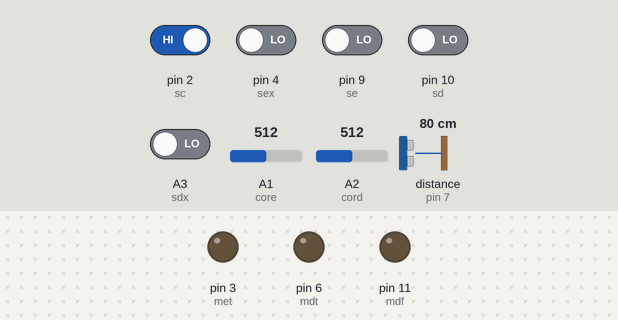
Bench run of a sketch on a simulated Arduino Uno, built with avr-gcc and run on an emulated ATmega328P. Shown: output pins drawn as LEDs (lit = HIGH). The test bench sets the inputs (shaded band); at power-on: pin 2 (sc) HIGH, A3 (sdx), pin 4 (sex), pin 9 (se), pin 10 (sd) LOW, distance to the obstacle (sensor on pin 7) 80 cm, A1 (core) = 512, A2 (cord) = 512. The echo pulse lasts 58.3 µs per cm; pins used as bus, display or sensor lines are not drawn.

Above: at 3.2 s.
3.3 s: distance to the obstacle (sensor on pin 7) set to 8 cm
4.8 s: distance to the obstacle (sensor on pin 7) set to 5 cm
At 8.1 s:
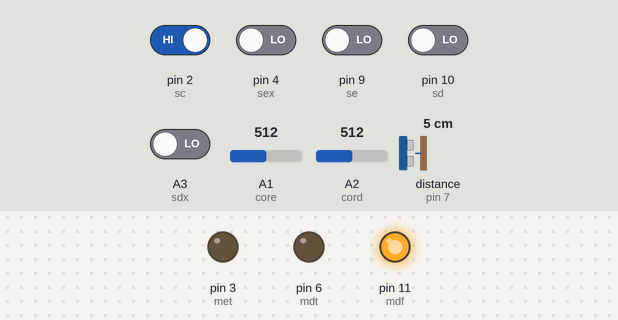
10.8 s: pin 2 (sc) driven LOW
At 13.7 s:
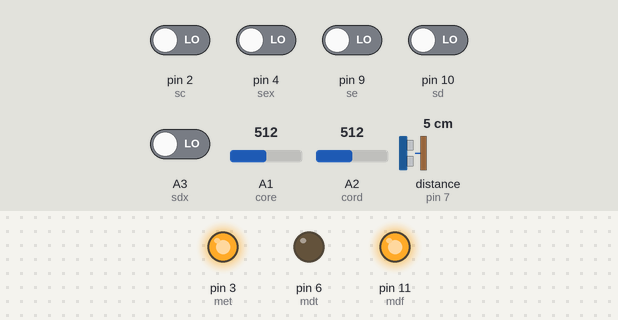
13.8 s: distance to the obstacle (sensor on pin 7) set to 9 cm
At 14.95 s:
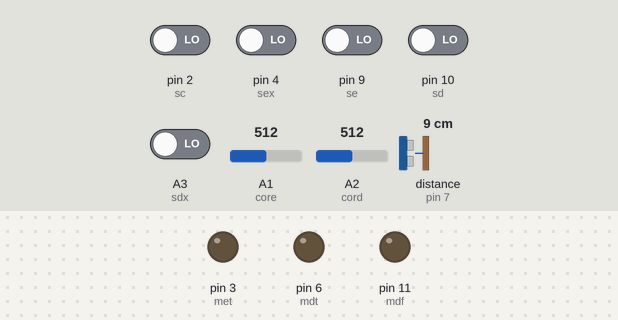
16.8 s: A1 (core) set to 55
18.6 s: A1 (core) set to 52
At 20.4 s:
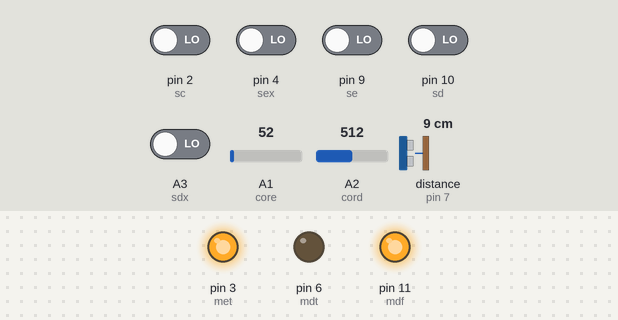
Timing chart, 0 to 22.2 s (numbered marks = the images above; inputs shaded):
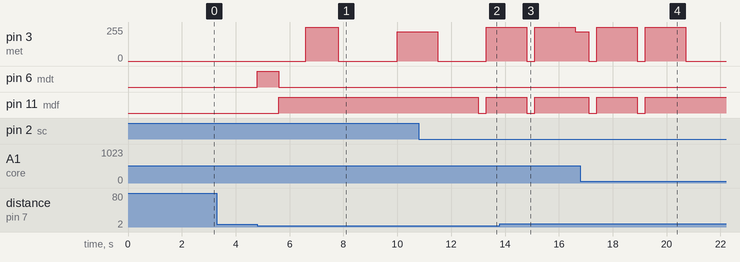

The sketch:

PROGRAMA_FINAL__2_.ino
```cpp
#include <Ultrasonic.h>

#define TRIGGER_PIN  12
#define ECHO_PIN     7

Ultrasonic ultrasonic(TRIGGER_PIN, ECHO_PIN);

int mdf = 11, mdt = 6, mef = 5, met = 3;
int sdx = A3, sd = 10, sc = 2, se = 9, sex = 4, cord = A2, core = A1;
int lsdx = 0, lsd = 0, lsc = 0, lsex = 0, lse = 0, lcord = 0, lcore = 0;
int controle = 0;
int ultra = 0;

void setup() {
  // put your setup code here, to run once:
  pinMode(mdf, OUTPUT);
  pinMode(mdt, OUTPUT);
  pinMode(mef, OUTPUT);
  pinMode(met, OUTPUT);
  pinMode(sdx, INPUT);
  pinMode(sd, INPUT);
  pinMode(sc, INPUT);
  pinMode(sex, INPUT);
  pinMode(se, INPUT);
  pinMode(core, INPUT);
  pinMode(cord, INPUT);
  delay (2000);
}

void loop() {

  lsd = digitalRead(sd);
  lsc = digitalRead(sc);
  lse = digitalRead(se);
  lsdx = digitalRead(sdx);
  lsex = digitalRead(sex);
  lcord = analogRead(cord);
  lcore = analogRead(core);

  // Seguir Linha
  if (lsex == 1 && lse == 1 && lsc == 0 && lsd == 1 && lsdx == 1) {
    analogWrite (mdt, 0);
    analogWrite (met, 0);
    analogWrite (mef, 255);
    analogWrite (mdf, 255);
  }

  // Alinhar Esquerdo
  if (lsex == 1 && lse == 0 && lsc == 1 && lsd == 1 && lsdx == 1) {
    analogWrite (mdt, 0);
    analogWrite (mef, 0);
    analogWrite (mdf, 255);
    analogWrite (met, 255);
  }

  // Alinhar Esquerdo Extremo
  if (lsex == 0 && lse == 1 && lsc == 1 && lsd == 1 && lsdx == 1) {
    analogWrite (mdt, 0);
    analogWrite (mef, 0);
    analogWrite (mdf, 255);
    analogWrite (met, 255);
  }

  // Alinhar Direito
  if (lsex == 1 && lse == 1 && lsc == 1 && lsd == 0 && lsdx == 1) {
    analogWrite (met, 0);
    analogWrite (mdf, 0);
    analogWrite (mdt, 255);
    analogWrite (mef, 255);
  }

  // Alinhar Direito Extremo
  if (lsex == 1 && lse == 1 && lsc == 1 && lsd == 1 && lsdx == 0) {
    analogWrite (met, 0);
    analogWrite (mdf, 0);
    analogWrite (mdt, 255);
    analogWrite (mef, 255);
  }

  //Quadradinho Verde Meia Volta
  if (lcore >= 53 && lsex == 0 && lse == 0 && lsc == 0 && lsd == 0 && lsdx == 0  && lcord >= 34) {
    //virar pra esquerda em 180 graus
    analogWrite (mdf, 0);
    analogWrite (mef, 0);
    analogWrite (met, 0);
    analogWrite (mdt, 0);
    delay (300);
    analogWrite (mdf, 255);
    analogWrite (met, 255);
    delay (1500);
  }

  // Curva de 90º Esquerda
  if (lsex == 0 && lse == 0 && lsc == 0 && lsd == 1 && lsdx == 1) {
    analogWrite (mdf, 0);
    analogWrite (mef, 0);
    analogWrite (met, 0);
    analogWrite (mdt, 0);
    analogWrite (mdf, 255);
    analogWrite (mef, 255);
    delay (500);
    analogWrite (mdf, 0);
    analogWrite (mef, 0);
    controle = 1;
  }
  // Segundo If Curva de 90° esquerda
  if (lsex == 1 && lse == 1 && lsc == 1 && lsd == 1 && lsdx == 1 && controle == 1) {
    analogWrite (met, 255);
    analogWrite (mdt, 255);
    delay (600);
    analogWrite (met, 0);
    analogWrite (mdt, 0);
    analogWrite (met, 255);
    analogWrite (mdf, 255);
    delay (300);
    controle = 0;
  }

  //Curva de 90° Direita
  if (lsex == 1 && lse == 1 && lsc == 0 && lsd == 0 && lsdx == 0) {
    analogWrite (mdf, 0);
    analogWrite (mef, 0);
    analogWrite (met, 0);
    analogWrite (mdt, 0);
    analogWrite (mdf, 255);
    analogWrite (mef, 255);
    delay (500);
    analogWrite (mdf, 0);
    analogWrite (mef, 0);
    controle = 2;
  }
  //Segundo IF Curva de 90° Direita
  if (lsex == 1 && lse == 1 && lsc == 1 && lsd == 1 && lsdx == 1 && controle == 2) {
    analogWrite (mdt, 255);
    analogWrite (met, 255);
    delay (600);
    analogWrite (mdt, 0);
    analogWrite (met, 0);
    analogWrite (mef, 255);
    analogWrite (mdt, 255);
    delay (300);
    controle = 0;
  }

  // GAP E CRUZAMENTO
  if (lsex == 0 && lse == 0 && lsc == 0 && lsd == 0 && lsdx == 0) {
    analogWrite (mdt, 0);
    analogWrite (met, 0);
    analogWrite (mef, 255);
    analogWrite (mdf, 255);
  }

  // Quadradinho Verde Esquerda e Cruzamento
  if (((lcore >= 53) && (lsex == 0 && lse == 0 && lsc == 0 && lsd == 1 && lsdx == 1 && ( lcord <= 30))) || ((lcore >= 53) && (lsex == 0 && lse == 0 && lsc == 0 && lsd == 0 && lsdx == 0 && ( lcord <= 30)))) {
    analogWrite (mdf, 0);
    analogWrite (mef, 0);
    analogWrite (met, 0);
    analogWrite (mdt, 0);
    delay (300);
    analogWrite (mdf, 255);
    analogWrite (met, 255);
    delay (500);
  }

  // Quadradinho Verde Direita e cruzamento
  if ((((lcore <= 50) && lsex == 1 && lse == 1 && lsc == 0 && lsd == 0 && lsdx == 0) && (lcord >= 34)) || (((lcore <= 50) && lsex == 0 && lse == 0 && lsc == 0 && lsd == 0 && lsdx == 0) && (lcord >= 34))) {
    analogWrite (mdf, 0);
    analogWrite (mef, 0);
    analogWrite (met, 0);
    analogWrite (mdt, 0);
    delay (300);
    analogWrite (mef, 255);
    analogWrite (mdt, 255);
    delay (500);
  }

  //Quadradinho Verde Meia Volta
  if (lcore >= 53 && lsex == 0 && lse == 0 && lsc == 0 && lsd == 0 && lsdx == 0  && lcord >= 34) {
    //virar pra esquerda em 180 graus
    analogWrite (mdf, 0);
    analogWrite (mef, 0);
    analogWrite (met, 0);
    analogWrite (mdt, 0);
    delay (300);
    analogWrite (mdf, 255);
    analogWrite (met, 255);
    delay (1500);
  }

  long distancia = ultrasonic.timing();

  //ultrassonico
  if (distancia <= 400) {

    //virar direita
    analogWrite(mdf, 0);
    analogWrite(met, 0);
    analogWrite(mdt, 255);
    analogWrite(mef, 255);
    delay (800);

    // seguir reto
    analogWrite(mdt, 0);
    analogWrite(met, 0);
    analogWrite(mdf, 255);
    analogWrite(mef, 220);
    delay (1000);

    //virar esquerda
    analogWrite(mdf, 0);
    analogWrite(mdf, 0);
    analogWrite(mdf, 255);
    analogWrite(met, 255);
    delay (1200);

    //seguir reto
    analogWrite(mdt, 0);
    analogWrite(met, 0);
    analogWrite(mdf, 255);
    analogWrite(mef, 225);
    delay (2200);

    //virar esquerda
    analogWrite(mdf, 0);
    analogWrite(mdf, 0);
    analogWrite(mdf, 255);
    analogWrite(met, 220);
    delay (1500);

    //seguir reto
    analogWrite(mdt, 0);
    analogWrite(met, 0);
    analogWrite(mdf, 255);
    analogWrite(mef, 255);
    delay (1500);
    ultra = 1;
  }

  //alinhar para voltar a linha
  if (lsex == 0 && lse == 0 && lsc == 0 && lsd == 0 && lsdx == 0 && ultra == 1 ) {
    analogWrite(mdf, 0);
    analogWrite(mef, 0);
    analogWrite(mdf, 255);
    analogWrite(met, 220);
    delay (500);
    ultra = 0;
  }
}
```

Measured:
- the behaviour switches between 7 and 6 cm on distance to the obstacle (sensor on pin 7) (found by bisection; images 0 and 1)
- the behaviour switches between 53 and 52 on A1 (core) (found by bisection; images 3 and 4)
- after the input at 3.3 s, every drawn part: stays the same
- after the input at 4.8 s, pin 3 (met): 0/255 → 255/255 after 1.8 s, → 0/255 1.2 s later, → 220/255 2.2 s later; pin 6 (mdt): LOW → HIGH at once, → LOW 0.80 s later; pin 11 (mdf): LOW → HIGH after 0.80 s
- after the input at 10.8 s, pin 6 (mdt): stays LOW (without the input it goes to HIGH after 2.2 s)
- after the input at 13.8 s, pin 6 (mdt): stays LOW (without the input it goes to HIGH after 2.8 s)
- after the input at 18.6 s, pin 3 (met): goes on until 20.7 s, then stays 0/255; pin 11 (mdf): goes on until 19.2 s, then stays HIGH
